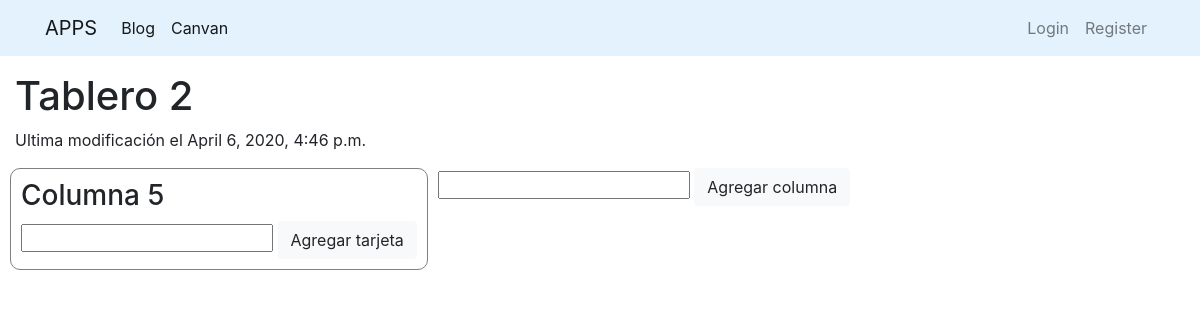
/canvan/2/, run on an earlier commit of the app's database.
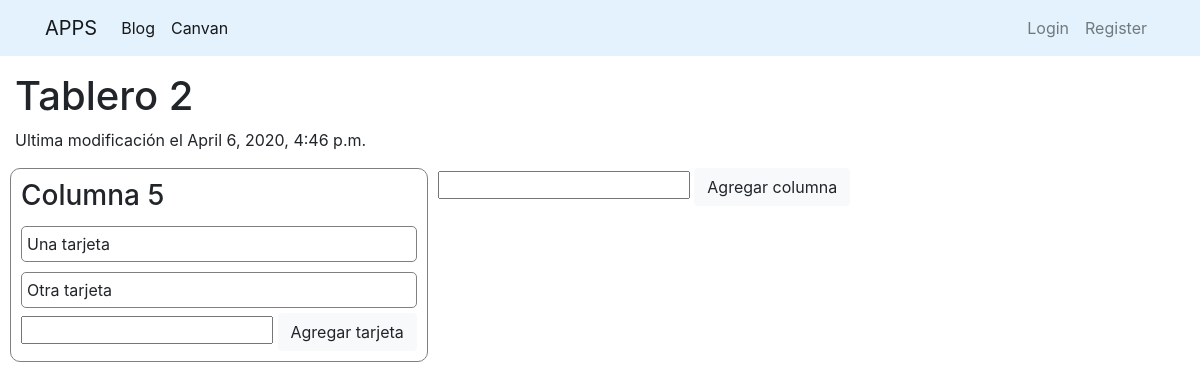
And on a later commit of the database.
### canvan/models.py (models this page shows, shortened)
class Columna(models.Model):
	nombre = models.CharField( max_length = 200 )
	tablero = models.ForeignKey( Tablero, on_delete = models.CASCADE )

class Tarjeta(models.Model):
	nombre = models.CharField( max_length = 200 )
	descripcion = models.TextField( max_length = 400 )
	columna = models.ForeignKey( Columna, on_delete = models.CASCADE )

### canvan/views.py (the view)
# urls.py: path( '<int:id_tablero>/', views.detalleTablero, name='detail'),
def detalleTablero( request, id_tablero):
	tablero = Tablero.objects.get(pk = id_tablero)
	if request.method == 'POST':
		columna = Columna.objects.get(pk = request.POST['columna'])
		tarjeta = Tarjeta(nombre = request.POST['nombre'], columna = columna)
		tarjeta.save()
	context = {
		'tablero': tablero,
	}
	return render(request, 'canvan/detail.html', context)

### canvan/templates/canvan/detail.html (shortened to what this page needs)
{% extends 'canvan/base.html' %}
{% load static%}
{% block estilo %}
	<link rel="stylesheet" href="{% static 'css/canvan_detail.css' %}">
{% endblock %}
{% block contenido%}
	<div class="container-fluid contenedor-cuerpo">
		<div class="container-fluid my-3">
			<h1> {{ tablero.nombre }} </h1>
			<p> Ultima modificación el {{ tablero.fecha_ultima_modificacion }}</p>
		</div>
		<div class="contenedor-tablero">
			{% for columna in tablero.columna_set.all %}
				<div class="columna" id="{{ columna.id }}">
					<h3>{{ columna.nombre }}</h3>
					{% for tarjeta in columna.tarjeta_set.all %}
						<div class="tarjeta" draggable="true" id="{{ tarjeta.id }}">
							{{ tarjeta.nombre }}
						</div>
                    {% endfor %}
					<form method="POST" action="{% url 'canvan:detail' tablero.id %}">
						<input type="text" name="nombre">
						<button type="submit" class="btn btn-light">Agregar tarjeta</button>
                    </form>
				</div>
			{% endfor %}
			<form method="POST" action="{% url 'canvan:detail' tablero.id %}">
				<input type="text" name="nombre">
				<button type="submit" class="btn btn-light">Agregar columna</button>
			</form>
		</div>
	</div>
{% endblock contenido %}

What changed in the data, as far as the page shows it:
added Tarjeta: nombre "Una tarjeta"
added Tarjeta: nombre "Otra tarjeta"
